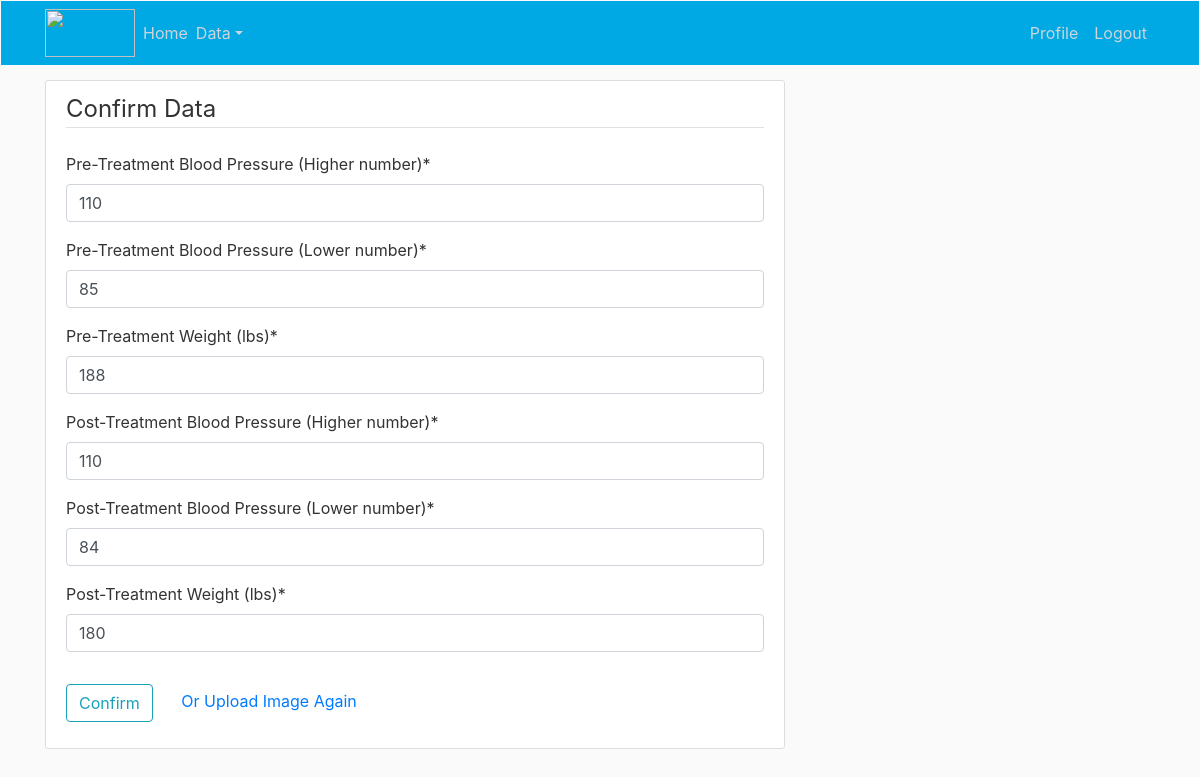
Page /confirm/4/ (signed in) on the committed database.
### data/models.py (models this page shows, shortened)
class Entry(models.Model):
	user = models.ForeignKey(User, on_delete=models.DO_NOTHING)
	pre_bp_sys = models.IntegerField()
	pre_bp_dia = models.IntegerField()
	pre_weight = models.IntegerField()
	post_bp_sys = models.IntegerField()
	post_bp_dia = models.IntegerField()
	post_weight = models.IntegerField()
	date_created = models.DateTimeField()

### data/views.py (the view)
# urls.py: path('confirm/<int:id>/', views.confirm, name='confirm'),
@login_required
def confirm(request, id):
	entry = get_object_or_404(Entry,id=id, user=request.user)
	form = EntryForm(instance=entry)
	return render(request,'data/enter_data.html',{'form':form,'confirm':True,'id':id})

### data/forms.py
class EntryForm(ModelForm):
	class Meta:
		model = Entry
		exclude = ('user', 'date_created','num',)
		fields = ['pre_bp_sys','pre_bp_dia','pre_weight','post_bp_sys','post_bp_dia','post_weight']
		labels = {'pre_bp_sys': 'Pre-Treatment Blood Pressure (Higher number)','pre_bp_dia':'Pre-Treatment Blood Pressure (Lower number)',
		'pre_weight': 'Pre-Treatment Weight (lbs)','post_bp_sys': 'Post-Treatment Blood Pressure (Higher number)',
		'post_bp_dia': 'Post-Treatment Blood Pressure (Lower number)','post_weight': 'Post-Treatment Weight (lbs)'}

### data/templates/data/enter_data.html (shortened to what this page needs)
{% extends "davita/base.html" %}
{% load crispy_forms_tags%}
{% block content%}
<div class="content-section col-md-8">
	<form method="POST">
		<fieldset class="form-group">
			{% if not confirm%}
			<legend class="border-bottom mb-4">Enter Data</legend>
			{% else %}
			<legend class="border-bottom mb-4">Confirm Data</legend>
			{% endif %}
			{{ form|crispy }}
		</fieldset>
		<div class="form-group">
			{% if not confirm%}
			<button class="btn btn-outline-info" type="submit" formaction="/submit/">Submit</button>
			<a class="ml-4" href="/upload/">
				Or Upload Image
			</a>
			{% else %}
			<button class="btn btn-outline-info" type="submit" formaction="/submit/{{id}}/">Confirm</button>
			<a class="ml-4" href="/upload/">
				Or Upload Image Again
			</a>
			{% endif %}
		</div>
	</form>
</div>
{% endblock content %}

### static/davita/main.css (style rules this page uses)
body { background: #fafafa; color: #333333; margin-top: 5rem; }
.content-section { background: #ffffff; padding: 10px 20px; border: 1px solid #dddddd; border-radius: 3px; margin-bottom: 20px; }

### rows in the picture
Entry: pre_bp_sys "110", pre_bp_dia "85", pre_weight "188", post_bp_sys "110", post_bp_dia "84", post_weight "180"
